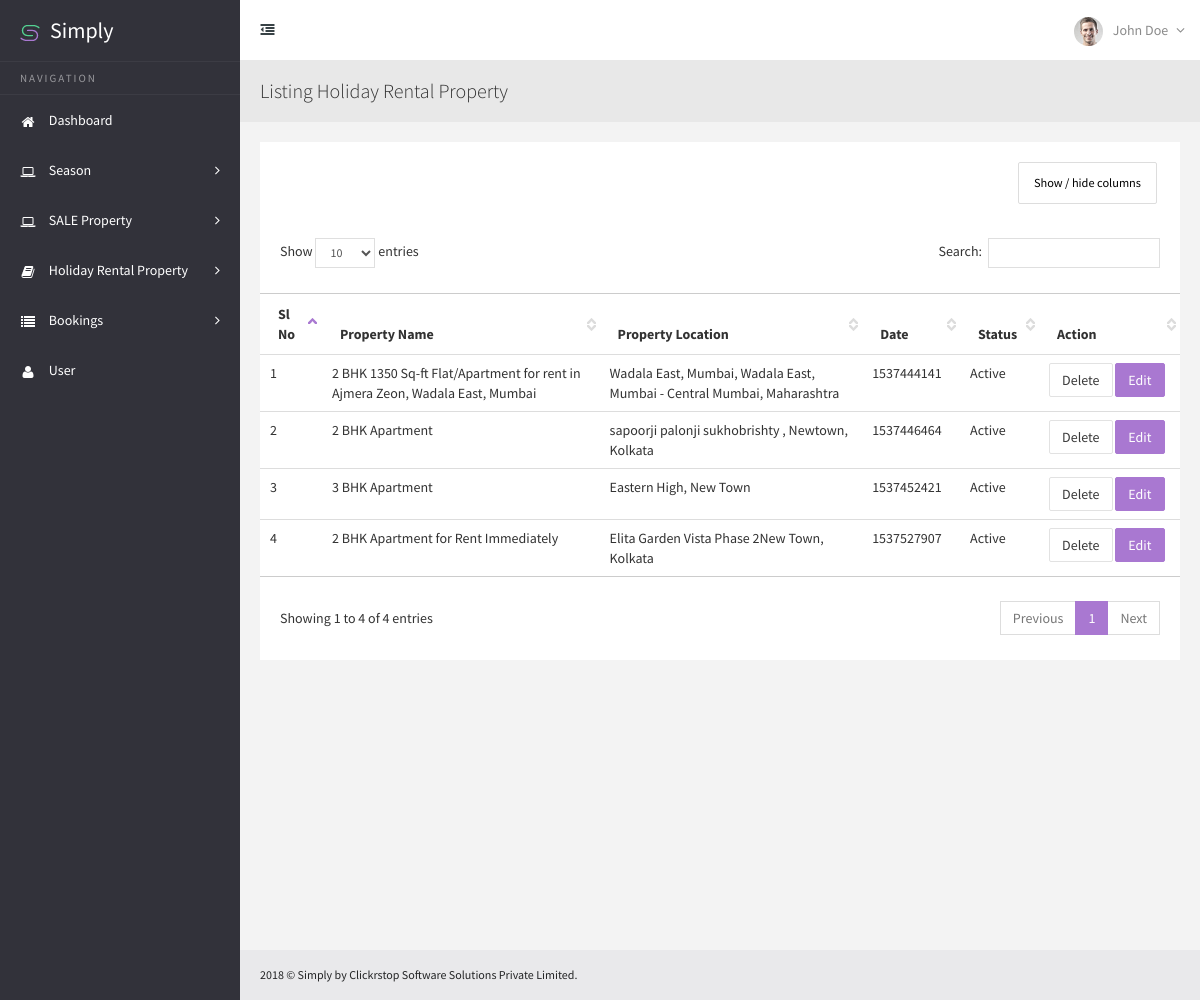
Before: /admin/index.php/listing_holiday_rental with the older database file.
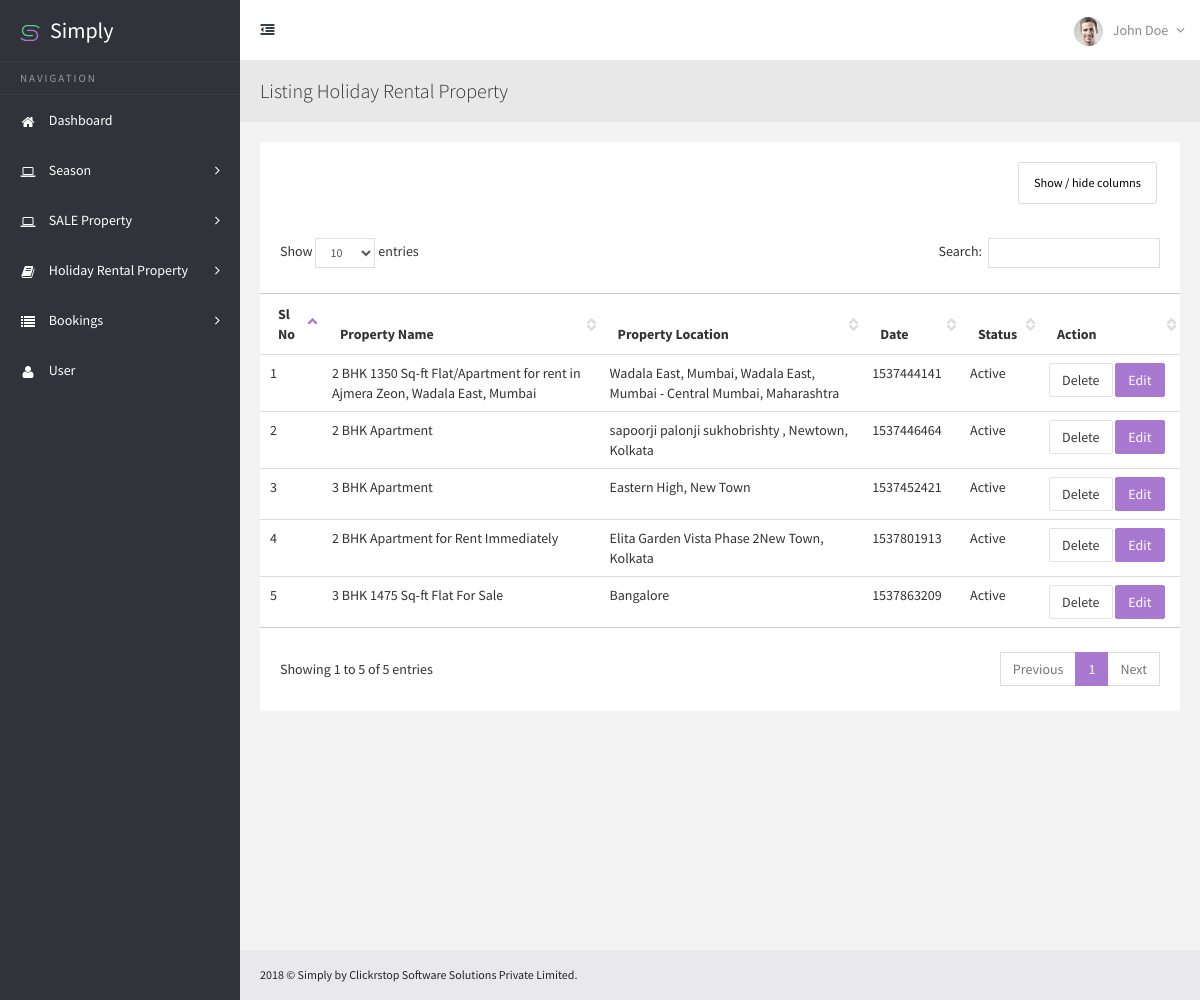
After: the same page with the newer database file.
### tables this page shows
CREATE TABLE IF NOT EXISTS `holiday_rental` (
  `holiday_rental_id` int(255) NOT NULL AUTO_INCREMENT,
  `property_type` varchar(255) NOT NULL,
  `name` varchar(255) NOT NULL,
  `location` varchar(255) NOT NULL,
  `size` varchar(255) NOT NULL,
  `season` varchar(255) NOT NULL,
  `price` varchar(255) NOT NULL,
  `max_guest` varchar(255) NOT NULL,
  `booking_start_date` varchar(255) NOT NULL,
  `booking_end_date` varchar(255) NOT NULL,
  `guest_number` varchar(255) NOT NULL,
  `bedrooms` varchar(255) NOT NULL,
  `bathrooms` varchar(255) NOT NULL,
  `washer` varchar(255) NOT NULL,
  `television` varchar(255) NOT NULL,
  `aircon` varchar(255) NOT NULL,
  `wifi` varchar(255) NOT NULL,
  `bbq` varchar(255) NOT NULL,
  `private_pool` varchar(255) NOT NULL,
  `private_parking` varchar(255) NOT NULL,
  `private_garden` varchar(255) NOT NULL,
  `pet_allowed` varchar(255) NOT NULL,
  `family_friendly` varchar(255) NOT NULL,
  `village_house` varchar(255) NOT NULL,
  `rural_setting` varchar(255) NOT NULL,
  `romantic_for_two` varchar(255) NOT NULL,
  `cosy_cottage` varchar(255) NOT NULL,
  `booked_date` varchar(255) NOT NULL,
  `status` varchar(255) NOT NULL,
  PRIMARY KEY (`holiday_rental_id`)
);

### admin/application/controllers/Listing_holiday_rental.php (called while the page is built, shortened)
<?php
class Listing_holiday_rental extends CI_Controller {
	public function index()
	{
		$this->load->model('listing_holiday_rental_m');
		$data['get_all_rental_property'] = $this->listing_holiday_rental_m->fetch_rental_property();
		$this->load->view('listing_holiday_rental',$data);
	}
}

### admin/index.php (called while the page is built, shortened)
<?php
require_once BASEPATH.'core/CodeIgniter.php';

### admin/application/models/Listing_holiday_rental_m.php (called while the page is built, shortened)
<?php
class Listing_holiday_rental_m extends CI_Model {
	public function fetch_rental_property()
	{
		$this->db->select('*');
		$this->db->from('holiday_rental');
		$this->db->where('property_type', 'rental');
		$query = $this->db->get();
		return $query->result();
	}
}

### admin/application/views/listing_holiday_rental.php (the view, shortened to what this page needs)
<!DOCTYPE html>
<html lang="en">
<head>
	<?php $this->load->view('common/metalinks');?>
    <link href="css/jquery.dataTables.css" rel="stylesheet">
    <link href="css/dataTables.tableTools.css" rel="stylesheet">
    <link href="css/dataTables.colVis.min.css" rel="stylesheet">
    <link href="css/dataTables.responsive.css" rel="stylesheet">
    <link href="css/dataTables.scroller.css" rel="stylesheet">
</head>
<body class="sticky-header">
    <section>
        <?php $this->load->view('common/sidebar_left');?>
        <div class="body-content" style="min-height: 1000px;">
           <?php $this->load->view('common/header');?>
            <div class="page-head">
                <h3 class="m-b-less">
                    Listing Holiday Rental Property
                </h3>
            </div>
            <div class="wrapper">
                <div class="row">
                    <div class="col-sm-12">
                        <section class="panel">
                            <div class="table-responsive">
                                <table class="table colvis-data-table data-table">
                                    <thead>
                                    <tr>
                                        <th>Sl No</th>
                                        <th>Property Name</th>
                                        <th>Property Location</th>
                                        <th>Date</th>
                                        <th>Status</th>
                                        <th width="105px;">Action</th>
                                    </tr>
                                    </thead>
                                    <tbody>
                                    <?php
                                        $i = 1;
                                        foreach($get_all_rental_property AS $fetch_each_property){
                                    ?>
                                    <tr>
                                        <td><?php echo $i;?></td>
                                        <td><?php echo $fetch_each_property->name;?></td>
                                        <td><?php echo $fetch_each_property->location;?></td>
                                        <td><?php echo $fetch_each_property->booked_date;?></td>
                                        <td><?php
                                            if($fetch_each_property->status == '1'){
                                                echo "Active";
                                            }else{
                                                echo "Inactive";
                                            }
                                        ?></td>
                                        <td>
                                            <a href="<?php echo base_url('listing_holiday_rental/delete_rental_id/');?><?php echo $fetch_each_property->holiday_rental_id?>" class="btn btn-default">Delete</a>
                                            <a href="<?php echo base_url('edit_holiday_rental/');?><?php echo $fetch_each_property->holiday_rental_id?>" class="btn btn-primary">Edit</a>
                                        </td>
                                    </tr>
                                    <?php
                                        $i++;
                                        }
                                    ?>
                                    </tbody>
                                </table>
                            </div>
                        </section>
                    </div>
                </div>
            </div>
			<?php $this->load->view('common/footer');?>
        </div>
    </section>
</body>
</html>

### admin/application/views/common/metalinks.php
<link href="<?php echo base_url('css/slidebars.css');?>" rel="stylesheet">
<link href="<?php echo base_url('css/switchery.min.css');?>" rel="stylesheet" type="text/css" media="screen" />
<link href="<?php echo base_url('css/style.css');?>" rel="stylesheet">
<link href="<?php echo base_url('css/style-responsive.css');?>" rel="stylesheet">

### admin/application/views/common/sidebar_left.php (shortened to what this page needs)
<div class="sidebar-left">
    <div class="logo dark-logo-bg visible-xs-* visible-sm-*">
        <a href="index.html">
            <span class="brand-name">Simply</span>
        </a>
    </div>
    <div class="sidebar-left-info">
        <ul class="nav nav-pills nav-stacked side-navigation">
            <li>
                <h3 class="navigation-title">Navigation</h3>
            </li>
            <li><a href="index.html"><i class="fa fa-home"></i> <span>Dashboard</span></a></li>
             <li class="menu-list">
                <a href=""><i class="fa fa-laptop"></i>  <span>Season</span></a>
            </li>
            <li class="menu-list">
                <a href=""><i class="fa fa-laptop"></i>  <span>SALE Property</span></a>
            </li>
            <li class="menu-list"><a href=""><i class="fa fa-book"></i> <span>Holiday Rental Property</span></a>
            </li>
            <li class="menu-list"><a href=""><i class="fa fa-list"></i> <span>Bookings</span></a>
            </li>
            <li><a href="<?php echo base_url('user_info');?>"><i class="fa fa-user"></i> <span>User</span></a></li>
        </ul>
    </div>
</div>

### admin/application/views/common/header.php (shortened to what this page needs)
<div class="header-section">
    <div class="logo dark-logo-bg hidden-xs hidden-sm">
        <a href="index.html">
            <img src="images/logo-icon.png" alt="">
            <span class="brand-name">Simply</span>
        </a>
    </div>
    <a class="toggle-btn"><i class="fa fa-outdent"></i></a>
    <div class="notification-wrap">
    <div class="right-notification">
        <ul class="notification-menu">
            <li>
                <a href="javascript:;" class="btn btn-default dropdown-toggle" data-toggle="dropdown">
                    <img src="img/avatar-mini.jpg" alt="">John Doe
                    <span class=" fa fa-angle-down"></span>
                </a>
            </li>
        </ul>
    </div>
    </div>
</div>

### admin/application/views/common/footer.php (shortened to what this page needs)
<footer>
	2018 &copy; Simply by Clickrstop Software Solutions Private Limited.
</footer>

### admin/css/default-theme.css (style rules this page uses)
body, .dark-logo-bg { background: #32323a; }
.navigation-title { color: rgba(255, 255, 255, 0.5); border-top: 1px solid rgba(255,255,255,0.05); border-bottom: 1px solid rgba(255,255,255,0.05); }

Changed rows visible on the page:
changed holiday_rental "2 BHK Apartment for Rent Immediately": booked_date "1537527907" → "1537801913"
added holiday_rental: name "3 BHK 1475 Sq-ft Flat For Sale", location "Bangalore", booked_date "1537863209", status "Active"
Other visible differences:
text written by a page script: "Show / hide columns Show entries Search: Showing 1 to 4 of 4 entries Previous 1 Next" → "Show / hide columns Show entries Search: Showing 1 to 5 of 5 entries Previous 1 Next"
